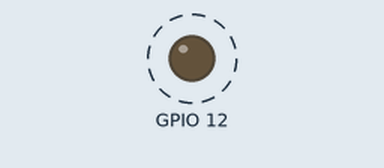
Recording of a sketch running on a simulated ESP8266 (NodeMCU). On the bench: output pins drawn as LEDs (lit = HIGH). Dashed ring = blinking. WiFi joins after 1.5 s; servers stay silent unless stated; what the sketch prints to the serial monitor is not drawn.

Above: at 21.1 s.
Timing chart, 0 to 24.8 s (numbered marks = the images above):
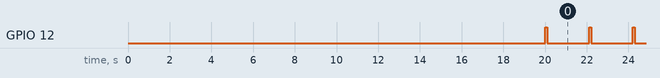

The sketch:

pressure_plate_client_UDP.ino
```cpp
/*
  WiFi UDP Send and Receive String

  This sketch wait an UDP packet on localPort using a WiFi shield.
  When a packet is received an Acknowledge packet is sent to the client on port remotePort

  Circuit:
   WiFi shield attached

  created 30 December 2012
  by dlf (Metodo2 srl)
*/
#include <WiFiUdp.h>
#include <ESP8266WiFi.h>
#include <WiFiClient.h>
#include <ESP8266WebServer.h>
int status = WL_IDLE_STATUS;
char ssid[] = "Vogsphere"; //  your network SSID (name)
char pass[] = "soschnellwirdmanzumvogonen";    // your network password (use for WPA, or use as key for WEP)
//int keyIndex = 0;            // your network key Index number (needed only for WEP)
unsigned int localPort = 8080;      // local port to listen on
char packetBuffer[255]; //buffer to hold incoming packet
char  ReplyBuffer[] = "Hello";       // a string to send back
IPAddress myIP ;
WiFiUDP Udp;

void setup() {
  //Initialize serial and wait for port to open:
  pinMode(12, OUTPUT);
  Serial.begin(115200);

  myIP = IPAddress (192, 168, 4, 1);
  // attempt to connect to Wifi network:
  while ( status != WL_CONNECTED) {
    Serial.print("Attempting to connect to SSID: ");
    Serial.println(ssid);
    // Connect to WPA/WPA2 network. Change this line if using open or WEP network:
    status = WiFi.begin(ssid, pass);

    // wait 10 seconds for connection:
    delay(10000);
  }
  Serial.println("Connected to wifi");
  printWifiStatus();

  Serial.println("\nStarting connection to server...");
  // if you get a connection, report back via serial:
  Udp.begin(localPort);
}
void loop() {

  // if there's data available, read a packet
  //  int packetSize = Udp.parsePacket();
  //  if(packetSize)
  //  {
  //    Serial.print("Received packet of size ");
  //    Serial.println(packetSize);
  //    Serial.print("From ");
  //    IPAddress remoteIp = Udp.remoteIP();
  //    Serial.print(remoteIp);
  //    Serial.print(", port ");
  //    Serial.println(Udp.remotePort());
  //
  //    // read the packet into packetBufffer
  //    int len = Udp.read(packetBuffer,255);
  //    if (len >0) packetBuffer[len]=0;
  //    Serial.println("Contents:");
  //    Serial.println(packetBuffer);

  // send a reply, to the IP address and port that sent us the packet we received
  Udp.beginPacket(myIP, localPort);
  Udp.write(ReplyBuffer);
  Udp.endPacket();
  digitalWrite(12, HIGH);
  delay(100);
  digitalWrite(12, LOW);
  delay(2000);

}
void printWifiStatus() {
  // print the SSID of the network you're attached to:
  Serial.print("SSID: ");
  Serial.println(WiFi.SSID());
  // print your WiFi shield's IP address:
  IPAddress ip = WiFi.localIP();
  Serial.print("IP Address: ");
  Serial.println(ip);
  // print the received signal strength:
  long rssi = WiFi.RSSI();
  Serial.print("signal strength (RSSI):");
  Serial.print(rssi);
  Serial.println(" dBm");
}
```

Measured:
- by itself, GPIO 12: alternates HIGH for 0.10 s and LOW for 2.0 s
